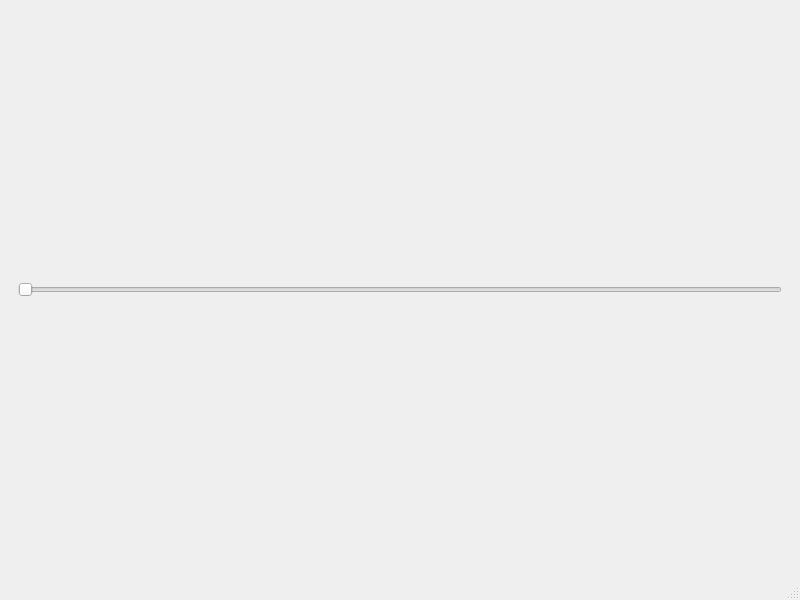
<?xml version="1.0" encoding="UTF-8"?>
<ui version="4.0">
 <class>MainWindow</class>
 <widget class="QMainWindow" name="MainWindow">
  <property name="geometry">
   <rect>
    <x>0</x>
    <y>0</y>
    <width>800</width>
    <height>600</height>
   </rect>
  </property>
  <property name="windowTitle">
   <string>MainWindow</string>
  </property>
  <widget class="QWidget" name="centralwidget">
   <layout class="QGridLayout" name="gridLayout">
    <item row="0" column="0">
     <widget class="QWidget" name="main_widget" native="true">
      <layout class="QVBoxLayout" name="verticalLayout">
       <item>
        <widget class="QCustomPlot" name="spectrum_widget" native="true"/>
       </item>
       <item>
        <widget class="QSlider" name="spectrum_rate_slider">
         <property name="orientation">
          <enum>Qt::Horizontal</enum>
         </property>
        </widget>
       </item>
       <item>
        <widget class="QCustomPlot" name="waterfall_widget" native="true"/>
       </item>
      </layout>
     </widget>
    </item>
   </layout>
  </widget>
  <widget class="QMenuBar" name="menubar">
   <property name="geometry">
    <rect>
     <x>0</x>
     <y>0</y>
     <width>800</width>
     <height>24</height>
    </rect>
   </property>
  </widget>
  <widget class="QStatusBar" name="statusbar"/>
 </widget>
 <customwidgets>
  <customwidget>
   <class>QCustomPlot</class>
   <extends>QWidget</extends>
   <header location="global">qcustomplot/qcustomplot.h</header>
   <container>1</container>
  </customwidget>
 </customwidgets>
 <resources/>
 <connections/>
</ui>
